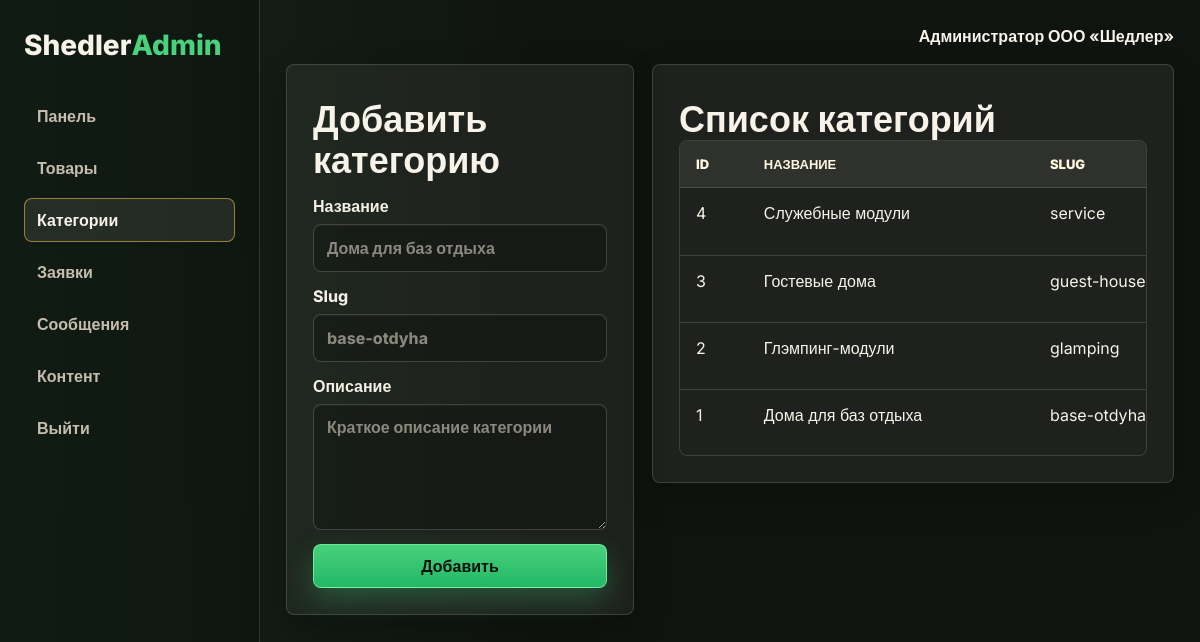
Page /admin/categories (signed in) on the committed database.
### tables this page shows
CREATE TABLE categories (
            id INTEGER PRIMARY KEY AUTOINCREMENT,
            name TEXT NOT NULL UNIQUE,
            slug TEXT NOT NULL UNIQUE,
            description TEXT
        );

### app.py (the view, shortened to what this page needs)
@app.route("/admin/categories", methods=["GET", "POST"])
@admin_required
def admin_categories():
    categories = query_db("SELECT * FROM categories ORDER BY id DESC")
    return render_template("admin/categories.html", categories=categories)

### app.py (called while the page is built)
def get_db() -> sqlite3.Connection:
    if "db" not in g:
        g.db = sqlite3.connect(DATABASE)
        g.db.row_factory = sqlite3.Row
    return g.db

def query_db(query: str, params: tuple = (), one: bool = False) -> Any:
    cur = get_db().execute(query, params)
    rows = cur.fetchall()
    cur.close()
    return (rows[0] if rows else None) if one else rows

def admin_required(view):
    @wraps(view)
    def wrapped_view(**kwargs):
        if not session.get("admin_id"):
            return redirect(url_for("admin_login"))
        return view(**kwargs)
    return wrapped_view

def get_favorites() -> List[int]:
    return session.get("favorites", [])

@app.context_processor
def inject_globals() -> Dict[str, Any]:
    categories = query_db("SELECT * FROM categories ORDER BY name")
    favorites = get_favorites()
    compare = session.get("compare", [])
    return {
        "nav_categories": categories,
        "favorite_ids": favorites,
        "favorite_count": len(favorites),
        "compare_ids": compare,
        "compare_count": len(compare),
        "format_price": format_price,
    }

### templates/admin/categories.html (shortened to what this page needs)
{% extends 'admin/layout.html' %}
{% block content %}
<section class="admin-section split-admin">
  <form class="admin-card" method="post">
    <h2>Добавить категорию</h2>
    <label>Название<input type="text" name="name" placeholder="Дома для баз отдыха" required></label>
    <label>Slug<input type="text" name="slug" placeholder="base-otdyha" required></label>
    <label>Описание<textarea name="description" rows="5" placeholder="Краткое описание категории"></textarea></label>
    <button class="btn btn-primary" type="submit">Добавить</button>
  </form>
  <div class="admin-card">
    <h2>Список категорий</h2>
    <div class="table-wrap">
      <table class="admin-table">
        <thead><tr><th>ID</th><th>Название</th><th>Slug</th><th></th></tr></thead>
        <tbody>
          {% for item in categories %}
          <tr>
            <td>{{ item.id }}</td><td>{{ item.name }}</td><td>{{ item.slug }}</td>
          </tr>
          {% endfor %}
        </tbody>
      </table>
    </div>
  </div>
</section>
{% endblock %}

### static/css/styles.css (style rules this page uses)
:root { --bg: #101410; --bg-soft: #151a16; --panel: #1b211c; --panel-strong: #222a23; --surface: #f7f3e8; --surface-muted: #e6dfd0; --line: rgba(255, 255, 255, 0.14); --line-strong: rgba(255, 255, 255, 0.28); --text: #f7f3e8; --muted: #c5bdad; --ink: #17120b; --brand: #49d17d; --brand-strong: #23b766; --brand-deep: #0f8f55; --accent: #f7c948; --accent-strong: #f0a91e; --danger: #ef4444; --danger-strong: #dc2626; --info: #38bdf8; --warning: #f59e0b; --success: #22c55e; --radius: 8px; --glass: rgba(255, 255, 255, 0.08); --glass-strong: rgba(255, 255, 255, 0.12); --shadow: 0 24px 60px rgba(0, 0, 0, 0.34); --shadow-soft: 0 14px 34px rgba(0, 0, 0, 0.24); }
* { box-sizing: border-box; }
html { scroll-behavior: smooth; }
body { margin: 0; font-family: "Inter", Arial, sans-serif; background: radial-gradient(circle at top left, rgba(73, 209, 125, 0.18), transparent 34rem), radial-gradient(circle at 92% 12%, rgba(35, 183, 102, 0.12), transparent 28rem), linear-gradient(180deg, #101410 0%, #151a16 52%, #101410 100%); color: var(--text); }
button, input, textarea, select { font: inherit; }
button { border: 0; }
.section-head h2, .content-card h2, .form-card h2, .admin-card h2 { margin: 8px 0 0; font-size: clamp(26px, 3vw, 36px); line-height: 1.15; }
.btn, .primary-btn, .ghost-btn, .danger-btn { min-height: 44px; display: inline-flex; align-items: center; justify-content: center; gap: 8px; border-radius: var(--radius); border: 1px solid transparent; padding: 11px 16px; color: var(--text); text-decoration: none; font-weight: 800; line-height: 1.15; cursor: pointer; user-select: none; transition: transform 0.16s ease, box-shadow 0.16s ease, background 0.16s ease, border-color 0.16s ease, color 0.16s ease; }
.btn-primary, .primary-btn { background: linear-gradient(180deg, var(--brand), var(--brand-strong)); border-color: rgba(130, 255, 174, 0.72); color: #07120d; box-shadow: 0 12px 28px rgba(73, 209, 125, 0.28); }
.hero-card, .content-card, .form-card, .sidebar-card, .feature-box, .product-card, .admin-card, .stat-card, .solution-card, .benefit-card, .cta-banner, .cta-card, .request-note { background: rgba(247, 243, 232, 0.06); border: 1px solid var(--line); border-radius: var(--radius); box-shadow: var(--shadow-soft); }
.feature-box, .content-card, .sidebar-card, .admin-card { padding: 26px; }
.form-card, .filter-form, .admin-card:is(form), .admin-card form, .status-form { display: grid; gap: 14px; }
label { display: grid; gap: 8px; color: #f4f0e6; font-weight: 750; }
input:not([type="checkbox"]):not([type="hidden"]), textarea, select { width: 100%; min-height: 48px; border: 1px solid rgba(255, 255, 255, 0.18); border-radius: var(--radius); background: rgba(0, 0, 0, 0.24); color: var(--text); padding: 12px 13px; box-shadow: inset 0 1px 0 rgba(255, 255, 255, 0.04); transition: border-color 0.16s ease, background 0.16s ease, box-shadow 0.16s ease; }
input::placeholder, textarea::placeholder { color: rgba(245, 238, 222, 0.52); }
textarea { resize: vertical; }
.compare-table-wrap, .table-wrap { width: 100%; overflow-x: auto; border: 1px solid var(--line); border-radius: var(--radius); }
.compare-table, .admin-table { width: 100%; min-width: 720px; border-collapse: collapse; }
.compare-table th, .compare-table td, .admin-table th, .admin-table td { padding: 15px 16px; border-bottom: 1px solid var(--line); text-align: left; vertical-align: top; }
.compare-table th, .admin-table th { background: rgba(247, 243, 232, 0.08); color: #fff7df; font-size: 13px; font-weight: 850; text-transform: uppercase; }
.compare-table tbody tr:last-child td, .admin-table tbody tr:last-child td { border-bottom: 0; }
.admin-body { background: linear-gradient(90deg, rgba(73, 209, 125, 0.08), transparent 34rem), #101410; }
.admin-section { display: grid; gap: 18px; margin-bottom: 18px; }
.split-admin { grid-template-columns: minmax(280px, 0.8fr) minmax(0, 1.2fr); align-items: start; }

### rows in the picture
categories: id "4", name "Служебные модули", slug "service"
categories: id "3", name "Гостевые дома", slug "guest-house"
categories: id "2", name "Глэмпинг-модули", slug "glamping"
categories: id "1", name "Дома для баз отдыха", slug "base-otdyha"

### other values in the picture
{{ session.get('admin_name', 'Администратор') }} "Администратор ООО «Шедлер»"
